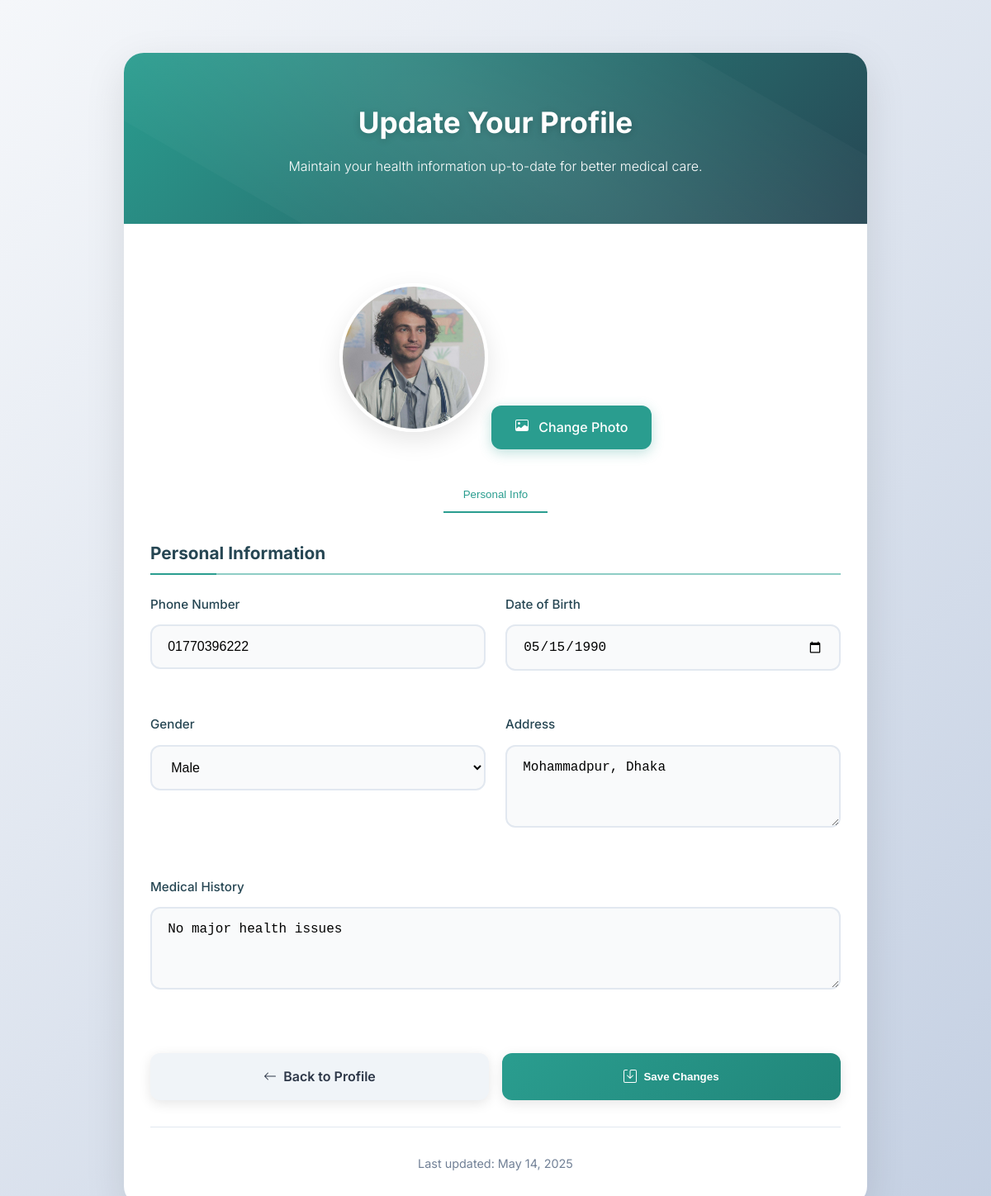
The app's page /edit-profile.php (signed in) with its own data.
### tables this page shows
CREATE TABLE `users` (
  `id` int(11) NOT NULL,
  `role` enum('patient','doctor','admin') NOT NULL,
  `username` varchar(50) NOT NULL,
  `email` varchar(100) NOT NULL,
  `password` varchar(255) NOT NULL,
  `phone` varchar(20) DEFAULT NULL,
  `date_of_birth` date DEFAULT NULL,
  `gender` enum('Male','Female','Other') DEFAULT NULL,
  `address` varchar(255) DEFAULT NULL,
  `medical_history` text DEFAULT NULL,
  `specialty` varchar(100) DEFAULT NULL,
  `medical_license_number` varchar(100) DEFAULT NULL,
  `work_address` varchar(255) DEFAULT NULL,
  `consultation_hours` text DEFAULT NULL,
  `profile_image` varchar(255) DEFAULT NULL,
  `email_verified_at` timestamp NULL DEFAULT NULL,
  `email_verification_pin` char(6) DEFAULT NULL,
  `email_verification_pin_expiry` datetime DEFAULT NULL,
  `created_at` timestamp NOT NULL DEFAULT current_timestamp(),
  `degrees_and_certifications` varchar(400) DEFAULT NULL,
  `years_of_experience` int(11) DEFAULT NULL,
  `available_consultation_hours` varchar(500) DEFAULT NULL,
  `languages_spoken` varchar(255) DEFAULT NULL,
  `professional_biography` varchar(1000) DEFAULT NULL
);

### edit-profile.php (the view, shortened to what this page needs)
<?php
$user_id = $_SESSION['user_id'];
$conn = connectDB();
$stmt = $conn->prepare("SELECT * FROM users WHERE id = ?");
$stmt->bind_param("i", $user_id);
$stmt->execute();
$result = $stmt->get_result();
$user = $result->fetch_assoc();
?>
<!DOCTYPE html>
<html lang="en">
<head>
    <link rel="stylesheet" href="https://cdnjs.cloudflare.com/ajax/libs/animate.css/4.1.1/animate.min.css">
</head>
<body>
    <div class="edit-container">
        <div class="floating-particles">
            <?php for ($i = 0; $i < 8; $i++): ?>
                <span style="left: <?php echo rand(0, 100); ?>%; top: <?php echo rand(0, 100); ?>%; width: <?php echo rand(10, 30); ?>px; height: <?php echo rand(10, 30); ?>px; animation-delay: <?php echo $i * 0.5; ?>s; animation-duration: <?php echo rand(8, 15); ?>s;"></span>
            <?php endfor; ?>
        </div>
        <div class="edit-header">
            <h1 class="animate__animated animate__fadeInDown">Update Your Profile</h1>
            <p class="animate__animated animate__fadeIn animate__delay-1s">
                <?php echo $user['role'] === 'doctor' ? 'Keep your professional information current to better serve your patients.' : 'Maintain your health information up-to-date for better medical care.'; ?>
            </p>
            <div class="wave"></div>
        </div>
        <form id="profileForm" class="edit-form" method="POST" enctype="multipart/form-data">
            <div class="image-upload animate__animated animate__fadeIn animate__delay-1s">
                <div class="profile-image-container">
                    <img src="<?php echo !empty($user['profile_image']) ? htmlspecialchars($user['profile_image']) : 'uploads/profile_images/default-profile.png'; ?>"
                        alt="Profile Image"
                        class="current-image"
                        id="profileImg">
                </div>
                <label for="fileInput" class="upload-label">
                    Change Photo
                </label>
            </div>
            <div class="tab-container animate__animated animate__fadeIn animate__delay-1s">
                <button type="button" class="tab active" data-tab="personal">Personal Info</button>
            </div>
            <div id="personal" class="tab-content active">
                <h3 class="section-title">Personal Information</h3>
                <div class="form-grid">
                    <div class="form-group">
                        <label class="form-label">Phone Number</label>
                        <input type="tel" name="phone" class="form-input" value="<?php echo htmlspecialchars($user['phone'] ?? ''); ?>" placeholder="Your contact number">
                    </div>
                    <div class="form-group">
                        <label class="form-label">Date of Birth</label>
                        <input type="date" name="date_of_birth" class="form-input" value="<?php echo htmlspecialchars($user['date_of_birth'] ?? ''); ?>">
                    </div>
                    <div class="form-group">
                        <label class="form-label">Gender</label>
                        <select name="gender" class="form-input">
                            <option value="Male" <?php echo ($user['gender'] ?? '') === 'Male' ? 'selected' : ''; ?>>Male</option>
                        </select>
                    </div>
                    <div class="form-group">
                        <label class="form-label">Address</label>
                        <textarea name="address" class="form-input" placeholder="Your residential address"><?php echo htmlspecialchars($user['address'] ?? ''); ?></textarea>
                    </div>
                    <?php if ($user['role'] === 'patient'): ?>
                        <div class="form-group full-width">
                            <label class="form-label">Medical History</label>
                            <textarea name="medical_history" class="form-input" placeholder="Please provide relevant medical history information"><?php echo htmlspecialchars($user['medical_history'] ?? ''); ?></textarea>
                        </div>
                    <?php endif; ?>
                </div>
            </div>
            <div class="button-group animate__animated animate__fadeIn animate__delay-1s">
                <a href="profile.php" class="btn btn-secondary">
                    <svg xmlns="http://www.w3.org/2000/svg" width="16" height="16" fill="currentColor" viewBox="0 0 16 16">
                        <path fill-rule="evenodd" d="M15 8a.5.5 0 0 0-.5-.5H2.707l3.147-3.146a.5.5 0 1 0-.708-.708l-4 4a.5.5 0 0 0 0 .708l4 4a.5.5 0 0 0 .708-.708L2.707 8.5H14.5A.5.5 0 0 0 15 8z" />
                    </svg>
                    Back to Profile
                </a>
                <button type="submit" class="btn btn-primary" id="saveBtn">
                    Save Changes
                </button>
            </div>
            <div class="form-footer">
                <p>Last updated: <?php echo date('F j, Y'); ?></p>
            </div>
        </form>
    </div>
</body>
</html>

### records on screen
users: profile_image (picture), phone "01770396222", date_of_birth "05/15/1990", gender "Male", address "Mohammadpur, Dhaka", medical_history "No major health issues"
